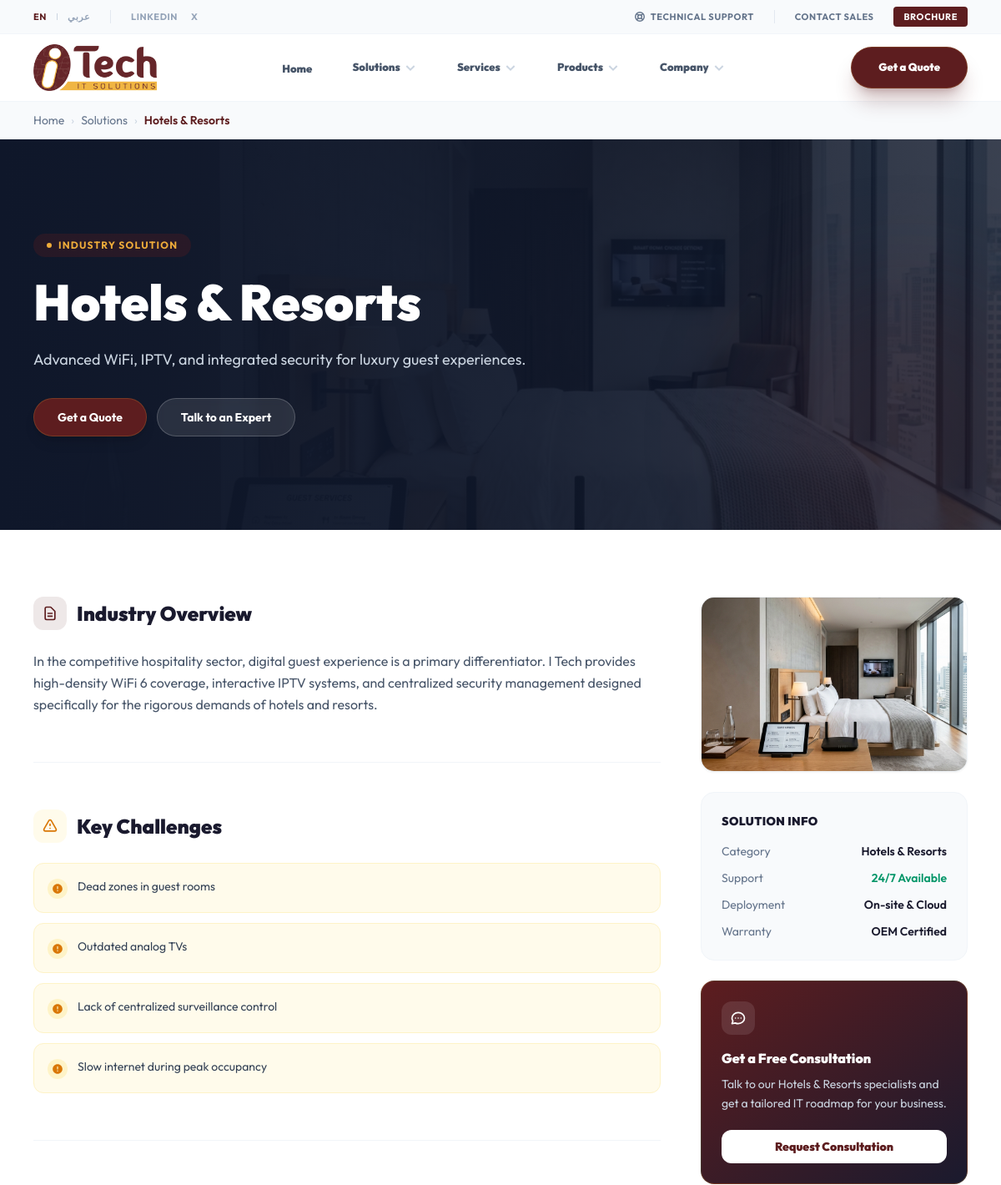
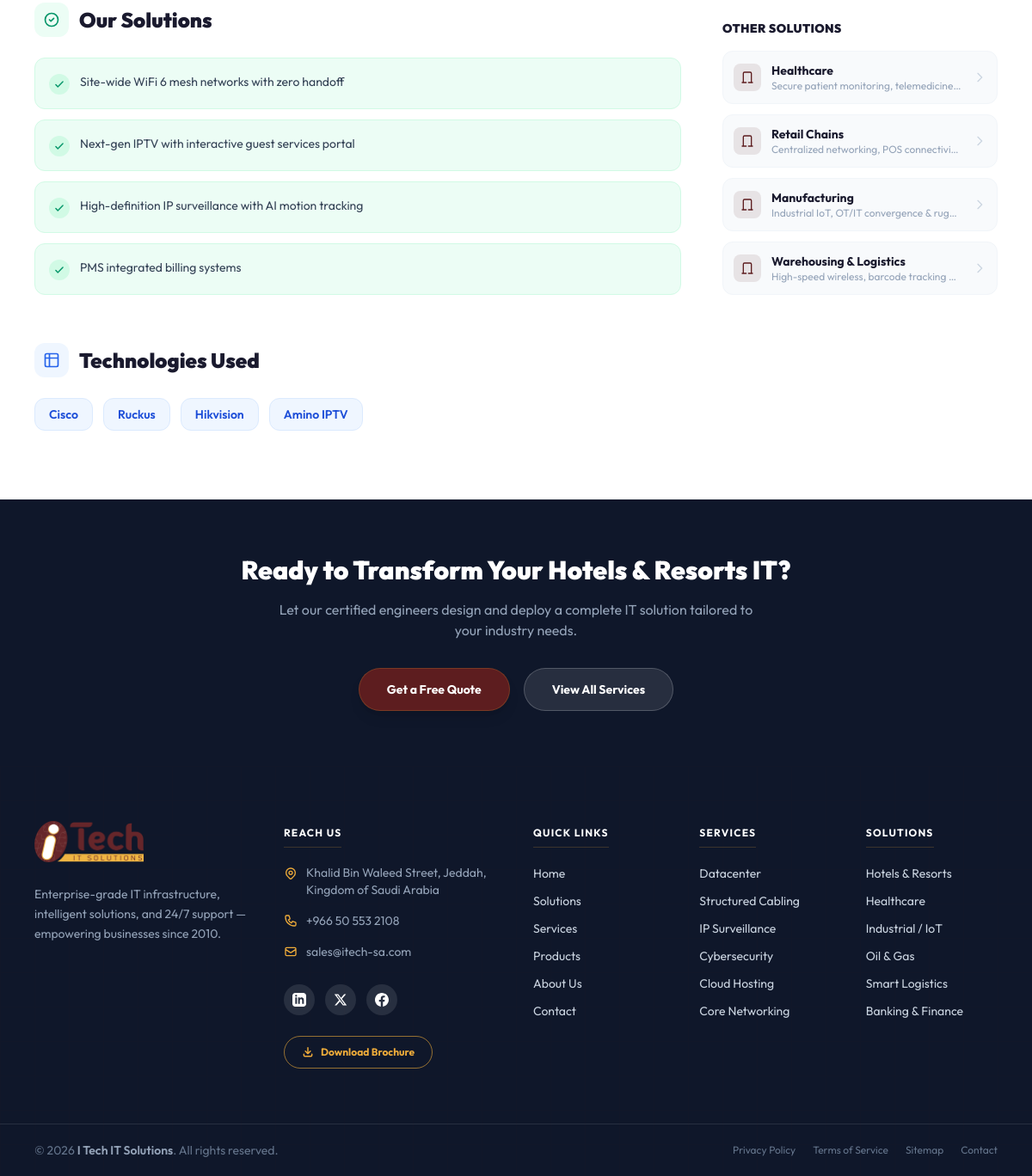
/public/solution.php?slug=hotels-resorts, run on the app's committed database (2 pictures, top to bottom).
### tables this page shows
CREATE TABLE IF NOT EXISTS `solutions` (
  `id`               INT NOT NULL AUTO_INCREMENT,
  `title`            VARCHAR(255) NOT NULL,
  `slug`             VARCHAR(255) DEFAULT NULL,
  `description`      TEXT NOT NULL,
  `meta_description` VARCHAR(320) DEFAULT NULL,
  `full_description` TEXT DEFAULT NULL,
  `challenges`       TEXT DEFAULT NULL,
  `our_solution`     TEXT DEFAULT NULL,
  `technologies`     VARCHAR(500) DEFAULT NULL,
  `image`            VARCHAR(512) DEFAULT NULL,
  `status`           TINYINT(1) NOT NULL DEFAULT 1,
  `created_at`       TIMESTAMP NOT NULL DEFAULT CURRENT_TIMESTAMP,
  PRIMARY KEY (`id`),
  UNIQUE KEY `idx_solution_slug` (`slug`)
);

### config/config.php (called while the page is built, shortened)
    <?php
function db_escape(string $value, $conn): string
{
    return mysqli_real_escape_string($conn, trim($value));
}
function h(?string $value): string
{
    return htmlspecialchars($value ?? '', ENT_QUOTES | ENT_HTML5, 'UTF-8');
}

### public/solution.php (the view, shortened to what this page needs)
<?php
require_once __DIR__ . '/../config/config.php';
$slug     = trim($_GET['slug'] ?? '');
$slug_safe = db_escape($slug, $conn);
$res       = mysqli_query($conn, "SELECT * FROM `solutions` WHERE `slug`='$slug_safe' LIMIT 1");
$sol = mysqli_fetch_assoc($res);
$title           = h($sol['title']);
$related = [];
$rRes = mysqli_query($conn, "SELECT id,title,slug,description,image FROM `solutions`
                              WHERE id != {$sol['id']} ORDER BY id ASC LIMIT 4");
if ($rRes) { while ($r = mysqli_fetch_assoc($rRes)) $related[] = $r; }
$techList = [];
if (!empty($sol['technologies'])) {
    $techList = array_filter(array_map('trim', explode(',', $sol['technologies'])));
}
require_once __DIR__ . '/../includes/header.php';
function splitLines(string $text): array {
    $lines = preg_split('/\r?\n/', trim($text));
    return array_filter(array_map('trim', $lines));
}
?>
<nav class="bg-slate-50 border-b border-slate-100 py-3" aria-label="Breadcrumb">
  <div class="max-w-screen-xl mx-auto px-6 lg:px-10 flex items-center gap-2 text-sm text-slate-500">
    <a href="<?= SITE_URL ?>public/index.php" class="hover:text-[#5d1d1f] transition-colors">Home</a>
    <span class="text-slate-300">›</span>
    <a href="<?= SITE_URL ?>public/index.php#industry-solutions" class="hover:text-[#5d1d1f] transition-colors">Solutions</a>
    <span class="text-slate-300">›</span>
    <span class="text-[#5d1d1f] font-semibold"><?= $title ?></span>
  </div>
</nav>
<section class="relative bg-[#0f172a] overflow-hidden">
  <?php if (!empty($sol['image'])): ?>
  <img src="<?= SITE_URL ?>uploads/<?= h($sol['image']) ?>" alt="<?= $title ?>"
       class="absolute inset-0 w-full h-full object-cover opacity-30"/>
  <?php else: ?>
  <div class="absolute inset-0" style="background:radial-gradient(circle,rgba(93,29,31,.3) 1px,transparent 1px);background-size:32px 32px" aria-hidden="true"></div>
  <?php endif; ?>
  <div class="absolute inset-0 bg-gradient-to-r from-[#0f172a] via-[#0f172a]/80 to-[#0f172a]/40"></div>
  <div class="absolute -bottom-20 -right-20 w-96 h-96 bg-[#5d1d1f]/15 rounded-full blur-3xl pointer-events-none"></div>
  <div class="relative max-w-screen-xl mx-auto px-6 lg:px-10 py-20 lg:py-28">
    <div class="max-w-2xl" data-anim="slide-left">
      <span class="inline-flex items-center gap-2 px-4 py-1.5 bg-[#5d1d1f]/30 text-[#efac3a] text-xs font-bold rounded-full uppercase tracking-widest mb-6">
        <span class="w-1.5 h-1.5 bg-[#efac3a] rounded-full animate-pulse"></span>
        Industry Solution
      </span>
      <h1 class="text-4xl sm:text-5xl lg:text-6xl font-black text-white leading-tight mb-6">
        <?= $title ?>
      </h1>
      <?php if (!empty($sol['description'])): ?>
      <p class="text-slate-300 text-lg leading-relaxed mb-8"><?= h($sol['description']) ?></p>
      <?php endif; ?>
      <div class="flex flex-wrap gap-3">
        <a href="<?= SITE_URL ?>public/index.php#contact-section"
           class="btn-press px-7 py-3 bg-[#5d1d1f] text-white font-bold rounded-full hover:bg-[#4a1517] hover:-translate-y-0.5 transition-all text-sm shadow-lg border border-[#efac3a]/20 text-[#efac3a]">
          Get a Quote
        </a>
        <a href="<?= SITE_URL ?>public/index.php#contact-section"
           class="btn-press px-7 py-3 bg-white/10 text-white font-bold rounded-full border border-white/20 hover:bg-white/20 hover:-translate-y-0.5 transition-all text-sm backdrop-blur-sm">
          Talk to an Expert
        </a>
      </div>
    </div>
  </div>
</section>
<div class="max-w-screen-xl mx-auto px-6 lg:px-10 py-16 lg:py-20">
  <div class="flex flex-col lg:flex-row gap-12">
    <div class="flex-1 min-w-0 space-y-14">
      <section data-anim>
        <div class="flex items-center gap-3 mb-6">
          <div class="w-10 h-10 rounded-xl bg-[#5d1d1f]/10 flex items-center justify-center shrink-0">
            <svg class="w-5 h-5 text-[#5d1d1f]" fill="none" stroke="currentColor" stroke-width="2" viewBox="0 0 24 24">
              <path stroke-linecap="round" stroke-linejoin="round" d="M9 12h6m-6 4h6m2 5H7a2 2 0 01-2-2V5a2 2 0 012-2h5.586a1 1 0 01.707.293l5.414 5.414a1 1 0 01.293.707V19a2 2 0 01-2 2z"/>
            </svg>
          </div>
          <h2 class="text-2xl font-black text-[#1a1a2e]">Industry Overview</h2>
        </div>
        <?php if (!empty($sol['full_description'])): ?>
          <div class="prose prose-slate max-w-none text-slate-600 leading-relaxed space-y-3">
            <?php foreach (splitLines($sol['full_description']) as $line): ?>
            <p><?= h($line) ?></p>
            <?php endforeach; ?>
          </div>
        <?php elseif (!empty($sol['description'])): ?>
          <p class="text-slate-600 leading-relaxed"><?= h($sol['description']) ?></p>
          <p class="text-slate-400 text-sm mt-4 italic">Detailed overview coming soon — contact us to learn more about our <?= $title ?> solutions.</p>
        <?php else: ?>
          <p class="text-slate-400 italic">Content coming soon. <a href="<?= SITE_URL ?>public/index.php#contact-section" class="text-[#5d1d1f] hover:underline">Contact us</a> for details.</p>
        <?php endif; ?>
      </section>
      <hr class="border-slate-100"/>
      <section data-anim>
        <div class="flex items-center gap-3 mb-6">
          <div class="w-10 h-10 rounded-xl bg-amber-50 flex items-center justify-center shrink-0">
            <svg class="w-5 h-5 text-amber-600" fill="none" stroke="currentColor" stroke-width="2" viewBox="0 0 24 24">
              <path stroke-linecap="round" stroke-linejoin="round" d="M12 9v2m0 4h.01m-6.938 4h13.856c1.54 0 2.502-1.667 1.732-3L13.732 4c-.77-1.333-2.694-1.333-3.464 0L3.34 16c-.77 1.333.192 3 1.732 3z"/>
            </svg>
          </div>
          <h2 class="text-2xl font-black text-[#1a1a2e]">Key Challenges</h2>
        </div>
        <?php
        $challengeLines = !empty($sol['challenges']) ? splitLines($sol['challenges']) : [];
        ?>
        <?php if (!empty($challengeLines)): ?>
        <ul class="space-y-3">
          <?php foreach ($challengeLines as $i => $c): ?>
          <li data-anim data-delay="<?= ($i % 6) + 1 ?>" class="flex items-start gap-3 p-4 bg-amber-50 rounded-xl border border-amber-100">
            <div class="w-6 h-6 rounded-full bg-amber-100 flex items-center justify-center shrink-0 mt-0.5">
              <svg class="w-3.5 h-3.5 text-amber-600" fill="currentColor" viewBox="0 0 24 24">
                <path d="M12 2C6.48 2 2 6.48 2 12s4.48 10 10 10 10-4.48 10-10S17.52 2 12 2zm1 15h-2v-2h2v2zm0-4h-2V7h2v6z"/>
              </svg>
            </div>
            <p class="text-slate-700 text-sm leading-relaxed"><?= h($c) ?></p>
          </li>
          <?php endforeach; ?>
        </ul>
        <?php endif; ?>
      </section>
      <hr class="border-slate-100"/>
      <section data-anim>
        <div class="flex items-center gap-3 mb-6">
          <div class="w-10 h-10 rounded-xl bg-emerald-50 flex items-center justify-center shrink-0">
            <svg class="w-5 h-5 text-emerald-600" fill="none" stroke="currentColor" stroke-width="2" viewBox="0 0 24 24">
              <path stroke-linecap="round" stroke-linejoin="round" d="M9 12l2 2 4-4m6 2a9 9 0 11-18 0 9 9 0 0118 0z"/>
            </svg>
          </div>
          <h2 class="text-2xl font-black text-[#1a1a2e]">Our Solutions</h2>
        </div>
        <?php
        $ourLines = !empty($sol['our_solution']) ? splitLines($sol['our_solution']) : [];
        ?>
        <?php if (!empty($ourLines)): ?>
        <ul class="space-y-3">
          <?php foreach ($ourLines as $i => $s): ?>
          <li data-anim data-delay="<?= ($i % 6) + 1 ?>" class="flex items-start gap-3 p-4 bg-emerald-50 rounded-xl border border-emerald-100">
            <div class="w-6 h-6 rounded-full bg-emerald-100 flex items-center justify-center shrink-0 mt-0.5">
              <svg class="w-3.5 h-3.5 text-emerald-600" fill="none" stroke="currentColor" stroke-width="2.5" viewBox="0 0 24 24">
                <path stroke-linecap="round" stroke-linejoin="round" d="M5 13l4 4L19 7"/>
              </svg>
            </div>
            <p class="text-slate-700 text-sm leading-relaxed"><?= h($s) ?></p>
          </li>
          <?php endforeach; ?>
        </ul>
        <?php endif; ?>
      </section>
      <?php if (!empty($techList) || true): ?>
      <section data-anim>
        <div class="flex items-center gap-3 mb-6">
          <div class="w-10 h-10 rounded-xl bg-blue-50 flex items-center justify-center shrink-0">
            <svg class="w-5 h-5 text-blue-600" fill="none" stroke="currentColor" stroke-width="2" viewBox="0 0 24 24">
              <path stroke-linecap="round" stroke-linejoin="round" d="M9 3H5a2 2 0 00-2 2v4m6-6h10a2 2 0 012 2v4M9 3v18m0 0h10a2 2 0 002-2V9M9 21H5a2 2 0 01-2-2V9m0 0h18"/>
            </svg>
          </div>
          <h2 class="text-2xl font-black text-[#1a1a2e]">Technologies Used</h2>
        </div>
        <div class="flex flex-wrap gap-3">
          <?php
          $displayTech = !empty($techList) ? $techList : ['Cisco', 'Fortinet', 'Huawei', 'Hikvision', 'Bosch', 'Honeywell'];
          foreach ($displayTech as $i => $tech):
          ?>
          <span data-anim="scale" data-delay="<?= ($i % 8) + 1 ?>"
                class="px-4 py-2 bg-blue-50 text-blue-700 text-sm font-semibold rounded-xl border border-blue-100 hover:bg-blue-100 hover:border-blue-200 transition-all cursor-default">
            <?= h($tech) ?>
          </span>
          <?php endforeach; ?>
        </div>
      </section>
      <?php endif; ?>
    </div>
    <aside class="lg:w-80 shrink-0 space-y-6">
      <?php if (!empty($sol['image'])): ?>
      <div data-anim="scale" class="rounded-2xl overflow-hidden shadow-sm border border-slate-100 bg-slate-100">
        <img src="<?= SITE_URL ?>uploads/<?= h($sol['image']) ?>" alt="<?= $title ?>"
             class="w-full h-52 object-cover transition-transform duration-700 hover:scale-110"/>
      </div>
      <?php endif; ?>
      <div data-anim class="bg-slate-50 rounded-2xl p-6 border border-slate-100">
        <h3 class="font-black text-[#1a1a2e] text-sm uppercase tracking-wide mb-4">Solution Info</h3>
        <dl class="space-y-3 text-sm">
          <div class="flex justify-between items-start gap-2">
            <dt class="text-slate-500 shrink-0">Category</dt>
            <dd class="font-semibold text-[#1a1a2e] text-right"><?= $title ?></dd>
          </div>
          <div class="flex justify-between items-start gap-2">
            <dt class="text-slate-500 shrink-0">Support</dt>
            <dd class="font-semibold text-emerald-600">24/7 Available</dd>
          </div>
          <div class="flex justify-between items-start gap-2">
            <dt class="text-slate-500 shrink-0">Deployment</dt>
            <dd class="font-semibold text-[#1a1a2e]">On-site & Cloud</dd>
          </div>
          <div class="flex justify-between items-start gap-2">
            <dt class="text-slate-500 shrink-0">Warranty</dt>
            <dd class="font-semibold text-[#1a1a2e]">OEM Certified</dd>
          </div>
        </dl>
      </div>
      <div data-anim class="bg-gradient-to-br from-[#5d1d1f] to-[#1a1a2e] rounded-2xl p-6 text-white border border-[#efac3a]/20">
        <div class="w-10 h-10 rounded-xl bg-white/10 flex items-center justify-center mb-4">
        </div>
        <h3 class="font-black text-white text-base mb-2">Get a Free Consultation</h3>
        <p class="text-slate-300 text-sm mb-5 leading-relaxed">Talk to our <?= $title ?> specialists and get a tailored IT roadmap for your business.</p>
        <a href="<?= SITE_URL ?>public/index.php#contact-section"
           class="block text-center px-5 py-2.5 bg-white text-[#5d1d1f] text-sm font-black rounded-xl hover:bg-slate-50 transition-all">
          Request Consultation
        </a>
      </div>
      <?php if (!empty($related)): ?>
      <div data-anim>
        <h3 class="font-black text-[#1a1a2e] text-sm uppercase tracking-wide mb-4">Other Solutions</h3>
        <div class="space-y-3">
          <?php foreach ($related as $r): ?>
          <a href="solution.php?slug=<?= urlencode($r['slug'] ?? '') ?>"
             class="flex items-center gap-3 p-3 rounded-xl bg-slate-50 border border-slate-100 hover:bg-white hover:border-[#5d1d1f]/20 hover:shadow-sm transition-all group">
            <div class="w-8 h-8 rounded-lg bg-[#5d1d1f]/10 flex items-center justify-center shrink-0 group-hover:bg-[#5d1d1f] transition-colors">
              <svg class="w-4 h-4 text-[#5d1d1f] group-hover:text-white transition-colors" fill="none" stroke="currentColor" stroke-width="2" viewBox="0 0 24 24">
                <path stroke-linecap="round" stroke-linejoin="round" d="M19 21V5a2 2 0 00-2-2H7a2 2 0 00-2 2v16m14 0h2m-2 0h-5m-9 0H3m2 0h5"/>
              </svg>
            </div>
            <div class="min-w-0">
              <p class="text-sm font-bold text-[#1a1a2e] group-hover:text-[#5d1d1f] transition-colors truncate"><?= h($r['title']) ?></p>
              <?php if (!empty($r['description'])): ?>
              <p class="text-xs text-slate-400 truncate"><?= h($r['description']) ?></p>
              <?php endif; ?>
            </div>
            <svg class="w-4 h-4 text-slate-300 group-hover:text-[#5d1d1f] shrink-0 transition-colors" fill="none" stroke="currentColor" stroke-width="2" viewBox="0 0 24 24"><path stroke-linecap="round" stroke-linejoin="round" d="M9 5l7 7-7 7"/></svg>
          </a>
          <?php endforeach; ?>
        </div>
      </div>
      <?php endif; ?>
    </aside>
  </div>
</div>
<section class="bg-[#0f172a] py-16">
  <div class="max-w-screen-xl mx-auto px-6 lg:px-10 text-center" data-anim>
    <h2 class="text-3xl font-black text-white mb-4">Ready to Transform Your <?= $title ?> IT?</h2>
    <p class="text-slate-400 text-base mb-8 max-w-xl mx-auto">Let our certified engineers design and deploy a complete IT solution tailored to your industry needs.</p>
    <div class="flex flex-col sm:flex-row gap-4 justify-center">
      <a href="<?= SITE_URL ?>public/index.php#contact-section"
         class="btn-press px-8 py-3.5 bg-[#5d1d1f] text-white font-bold rounded-full hover:bg-[#4a1517] hover:-translate-y-0.5 transition-all text-sm shadow-lg border border-[#efac3a]/20 text-[#efac3a]">
        Get a Free Quote
      </a>
      <a href="<?= SITE_URL ?>public/index.php#services-overview"
         class="btn-press px-8 py-3.5 bg-white/10 text-white font-bold rounded-full border border-white/20 hover:bg-white/20 hover:-translate-y-0.5 transition-all text-sm">
        View All Services
      </a>
    </div>
  </div>
</section>
<?php
require_once __DIR__ . '/../includes/footer.php';
?>

### data on the page
solutions: title "Hotels & Resorts", image (picture), description "Advanced WiFi, IPTV, and integrated security for luxury guest experiences.", full_description "In the competitive hospitality sector, digital guest experience is a primary differentiator. I Tech provides high-density WiFi 6 coverage, interactive IPTV systems, and centralized security management designed specifically for the rigorous demands of hotels and resorts.", challenges "Dead zones in guest rooms", challenges "Outdated analog TVs", challenges "Lack of centralized surveillance control", challenges "Slow internet during peak occupancy", our_solution "Site-wide WiFi 6 mesh networks with zero handoff", our_solution "Next-gen IPTV with interactive guest services portal", our_solution "High-definition IP surveillance with AI motion tracking", our_solution "PMS integrated billing systems", technologies "Cisco", technologies "Ruckus", technologies "Hikvision", technologies "Amino IPTV"
solutions: title "Healthcare", description "Secure patient monitoring, telemedicine…"
solutions: title "Retail Chains", description "Centralized networking, POS connectivi…"
solutions: title "Manufacturing", description "Industrial IoT, OT/IT convergence & rug…"
solutions: title "Warehousing & Logistics", description "High-speed wireless, barcode tracking…"

### other printed values
$label "Solutions Services Products Company"
get_setting('company_address') "Khalid Bin Waleed Street, Jeddah, Kingdom of Saudi Arabia"
get_setting('company_phone') "+966 50 553 2108"
get_setting('company_email') "sales@itech-sa.com"
get_setting('site_name') "I Tech IT Solutions"
